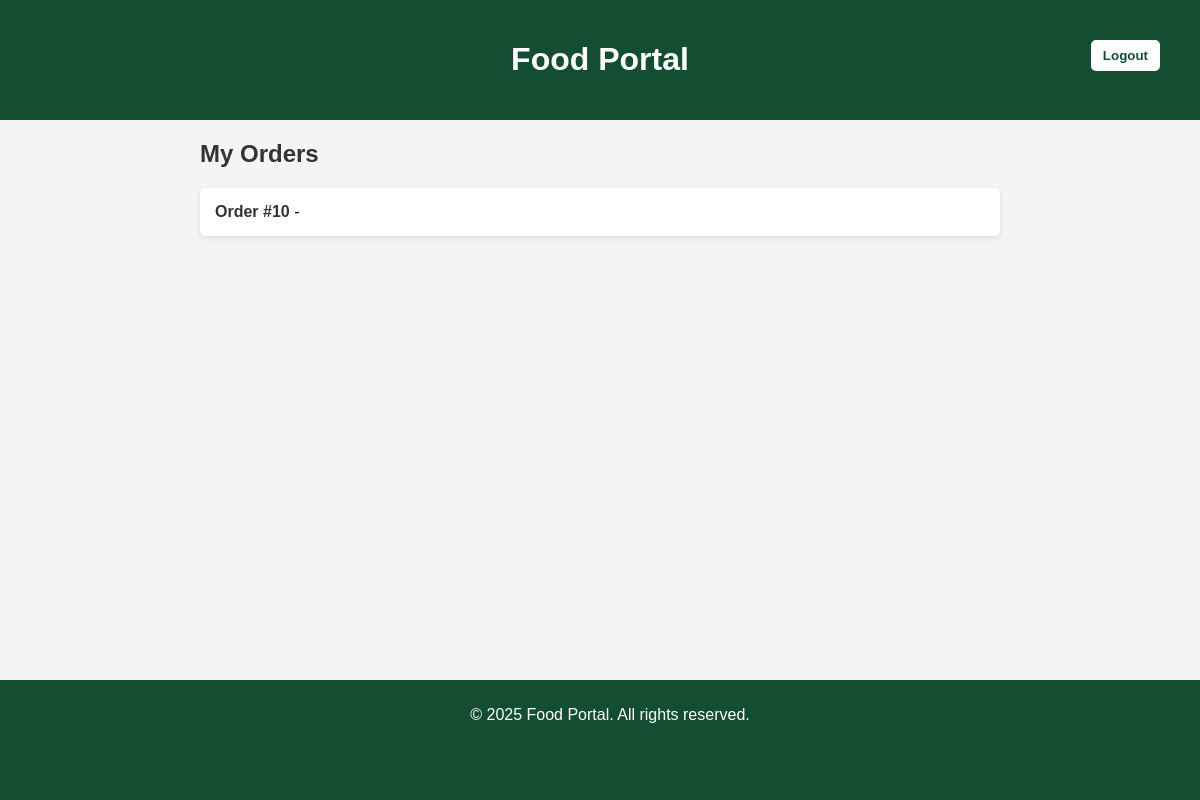
The app's page /orders/ (signed in), older data.
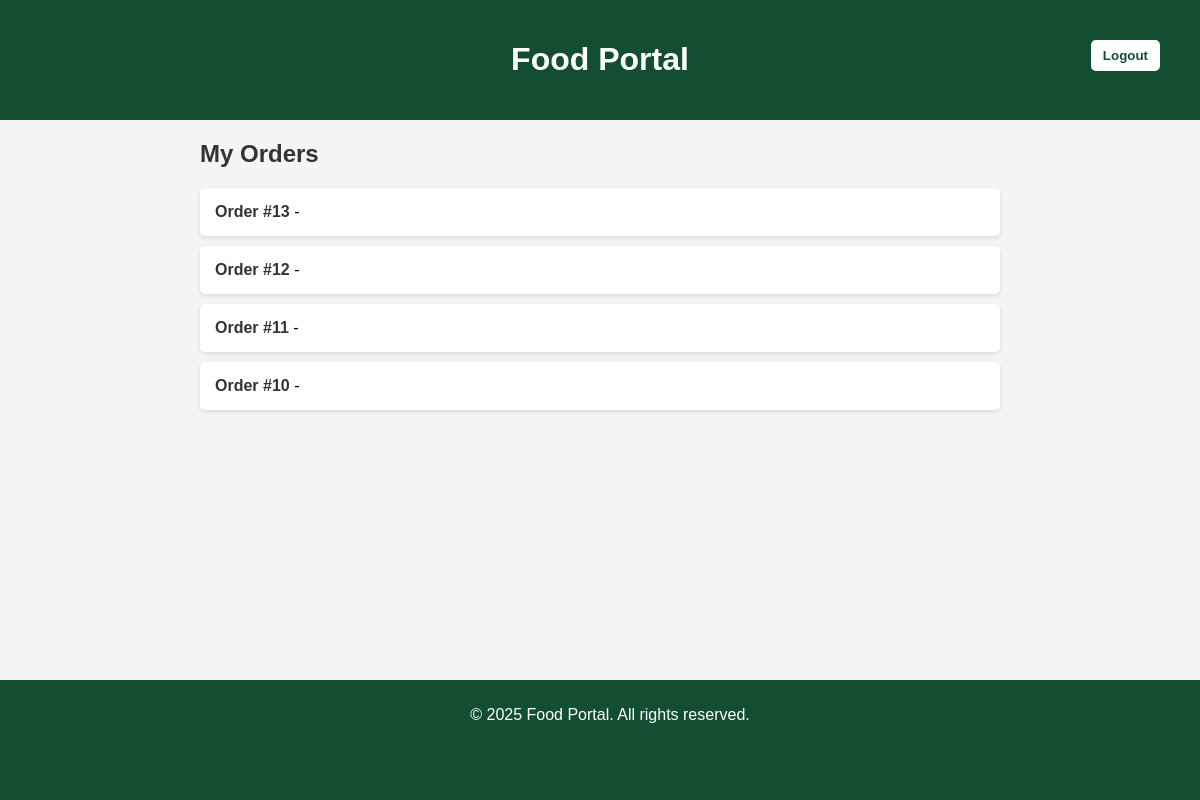
The same page, newer data.
### portal/menu/models.py (models this page shows, shortened)
class Order(models.Model):
    user = models.ForeignKey(User, on_delete=models.CASCADE, null=True, blank=True)
    customer_name = models.CharField(max_length=100)
    created_at = models.DateTimeField(auto_now_add=True)

### portal/menu/views.py (the view)
# urls.py: path('orders/', views.order_list, name='order_list'),
@login_required
def order_list(request):
    if request.user.is_staff or request.user.groups.filter(name='Workers').exists():
        orders = Order.objects.all().order_by('-created_at')
    else:
        messages.error(request, "You don't have permission to view orders.")
        return redirect('home')  # or a safer page
    return render(request, 'orders/list.html', {'orders': orders})

### portal/menu/templates/orders/list.html (shortened to what this page needs)
<!DOCTYPE html>
<html lang="en">
<head>
</head>
<body>
  <header>
    <h1>Food Portal</h1>
    <form method="post" action="{% url 'logout' %}" style="position: absolute; top: 20px; right: 20px;">
      <button type="submit" class="logout-btn">Logout</button>
  </form>
  </header>
  <main>
    <div style="max-width: 800px; margin: 20px auto;">
      <h2>My Orders</h2>
      {% if orders %}
        <ul>
          {% for order in orders %}
            <li>
              <a href="{% url 'order_detail' order.id %}">Order #{{ order.id }}</a> - {{ order.status }}
            </li>
          {% endfor %}
        </ul>
      {% else %}
        <p class="no-orders">No orders available.</p>
      {% endif %}
    </div>
  </main>
  <footer>
    <p>&copy; 2025 Food Portal. All rights reserved.</p>
  </footer>
</body>
</html>

### portal/menu/templates/orders/list.html (style rules this page uses)
body { font-family: Arial, sans-serif; background-color: #f4f4f4; margin: 0; padding: 0; }
header { background-color: #134e32; color: white; padding: 20px; text-align: center; position: relative; }
.logout-btn { position: absolute; right: 20px; top: 20px; background-color: white; color:#134e32; border: none; padding: 8px 12px; border-radius: 5px; font-weight: bold; cursor: pointer; text-decoration: none; }
h2 { color: #333; }
ul { list-style-type: none; padding: 0; }
li { background-color: #fff; margin: 10px 0; padding: 15px; border-radius: 5px; box-shadow: 0 2px 5px rgba(0, 0, 0, 0.1); }
li a { text-decoration: none; color: #333; font-weight: bold; }
footer { background-color: #134e32; color: white; text-align: center; padding: 10px; position: absolute; width: 100%; bottom: 0; padding-bottom: 60px; }

Row changes from the older to the newer data that the page shows:
added Order: id "13"
added Order: id "12"
added Order: id "11"
